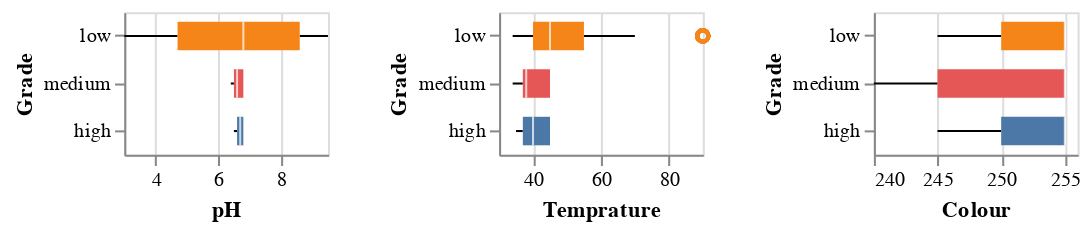

The notebook cell saved with this chart:
### Code cell
boxplot

### Figure 1 — Vega-Lite specification as saved in the notebook (floating-point values rounded to 4 significant figures; data arrays with more than 128 entries replaced by an {"elided": "..."} marker saying what was removed)
{"config": {"view": {"continuousWidth": 300, "continuousHeight": 300}}, "repeat": {"column": ["pH", "Temprature", "Colour"]}, "spec": {"data": {"name": "data-7fdb3e143f6c15bfe2171f570defc4d3"}, "mark": {"type": "boxplot"}, "encoding": {"color": {"field": "Grade", "legend": null, "type": "nominal"}, "x": {"axis": {"tickCount": 4}, "field": {"repeat": "column"}, "scale": {"zero": false}, "type": "quantitative"}, "y": {"field": "Grade", "sort": ["low", "medium", "high"], "type": "nominal"}}, "height": 70, "width": 100}, "$schema": "https://vega.github.io/schema/vega-lite/v5.8.0.json", "datasets": {"data-7fdb3e143f6c15bfe2171f570defc4d3": {"elided": "1059 records"}}}
